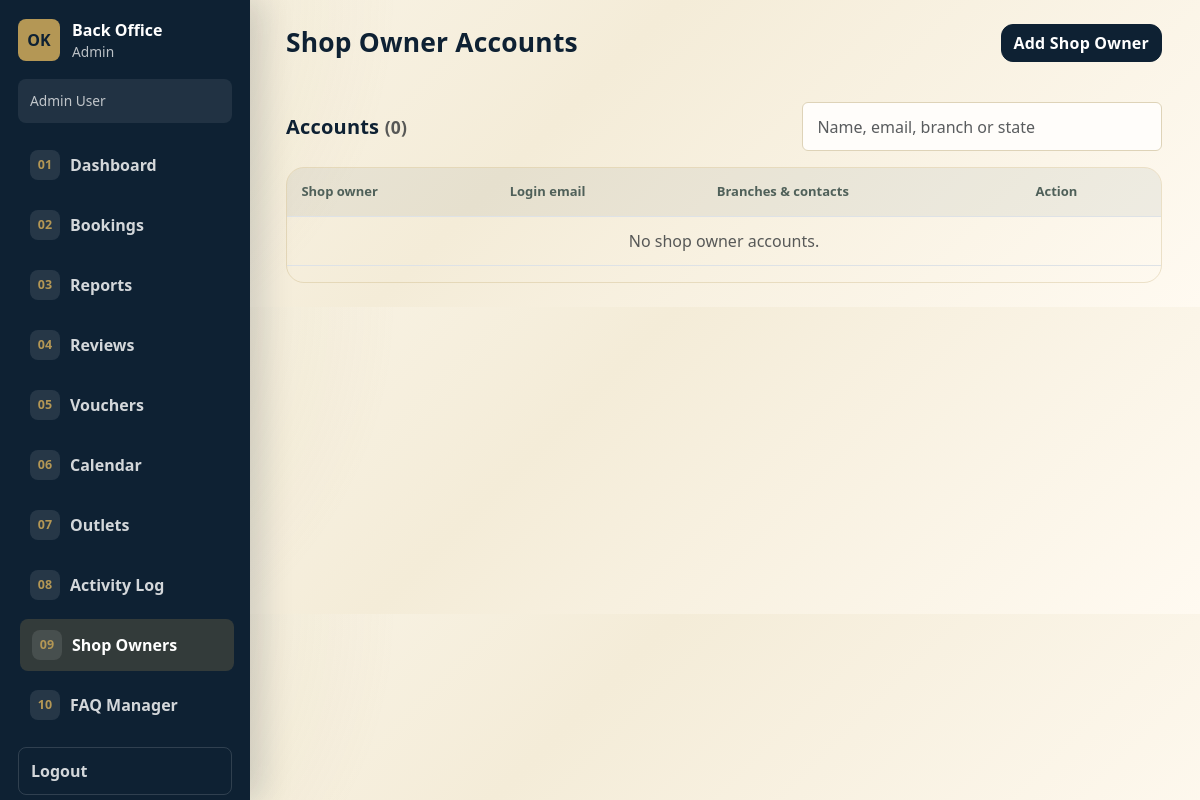
Before: /admin/shop_owners.php (signed in) with the older database file.
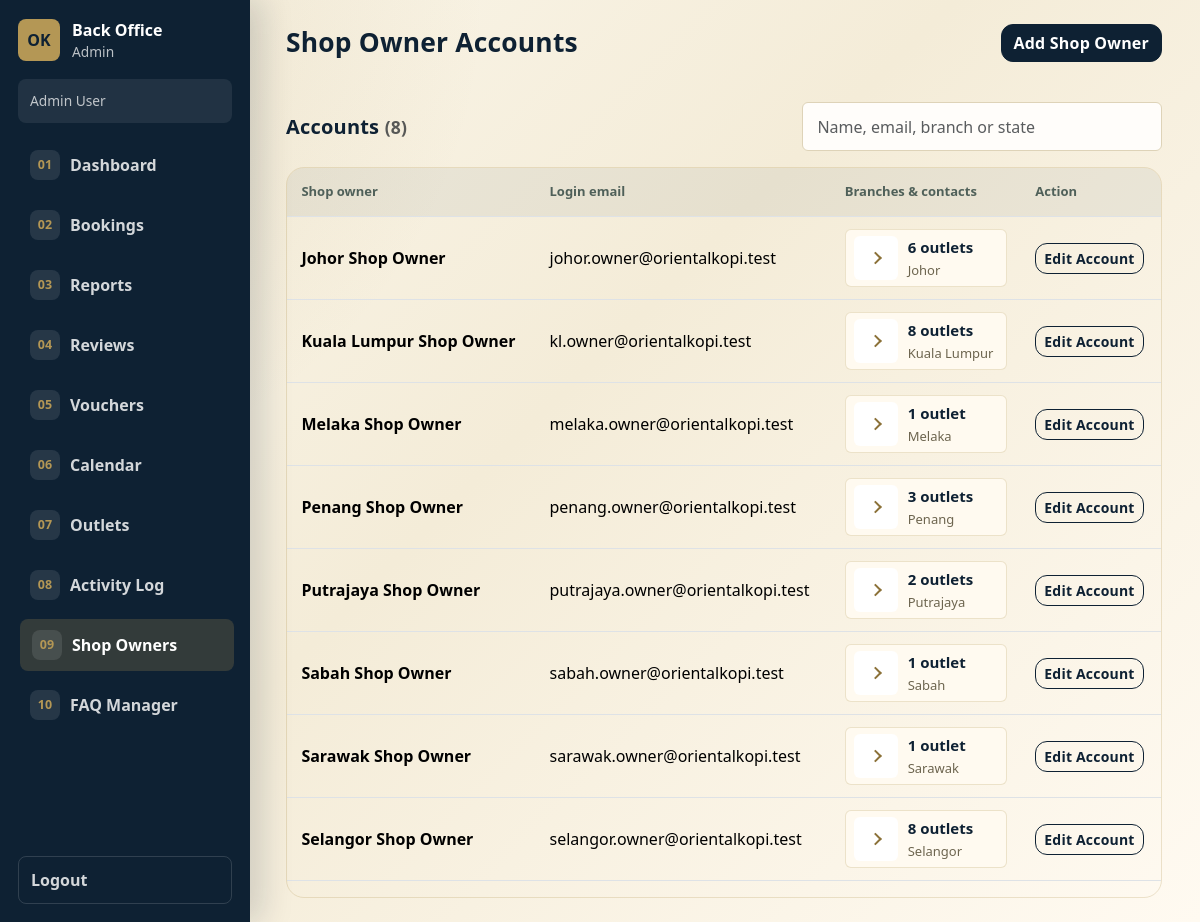
After: the same page with the newer database file.
### tables this page shows
CREATE TABLE users (
  user_id INT AUTO_INCREMENT PRIMARY KEY,
  full_name VARCHAR(100) NOT NULL,
  email VARCHAR(120) NOT NULL UNIQUE,
  phone VARCHAR(30),
  password_hash VARCHAR(255) NOT NULL,
  role ENUM('customer','admin','shop_owner') NOT NULL DEFAULT 'customer',
  created_at TIMESTAMP DEFAULT CURRENT_TIMESTAMP
);

### includes/functions.php (called while the page is built, shortened)
<?php
function h($value)
{
    return htmlspecialchars($value ?? '', ENT_QUOTES, 'UTF-8');
}

### admin/shop_owners.php (the view, shortened to what this page needs)
<?php
require_once '../includes/db.php';
require_once '../includes/functions.php';
$owners = $pdo->query("SELECT user_id,full_name,email,phone FROM users WHERE role='shop_owner' ORDER BY full_name")->fetchAll();
$assignments = [];
$rows = $pdo->query('SELECT a.user_id,o.branch_name,o.contact_phone,o.location_detail,o.is_active,s.state_name FROM shop_owner_outlets a JOIN outlets o ON o.outlet_id=a.outlet_id JOIN outlet_states s ON s.state_id=o.state_id ORDER BY s.display_order,o.branch_name')->fetchAll();
foreach ($rows as $row) $assignments[(int)$row['user_id']][] = $row;
?>
<!doctype html>
<html lang="en">
<head>
 <link href="https://cdn.jsdelivr.net/npm/bootstrap@5.3.3/dist/css/bootstrap.min.css" rel="stylesheet">
 <link rel="stylesheet" href="../assets/style.css">
 <link rel="stylesheet" href="../assets/shop_owners.css">
</head>
<body>
<?php include 'staff_sidebar.php'; ?>
<main class="container py-4 owner-management">
 <div class="d-flex justify-content-between align-items-center flex-wrap gap-3 mb-4">
  <h2 class="mb-0">Shop Owner Accounts</h2><a href="shop_owners.php?new=1#owner-form" class="btn btn-dark">Add Shop Owner</a>
 </div>
 <div class="owner-directory-heading"><h3 class="mb-0">Accounts <span class="small text-muted">(<?= count($owners) ?>)</span></h3><div><label for="owner-search" class="visually-hidden">Search accounts</label><input id="owner-search" type="search" class="form-control" placeholder="Name, email, branch or state"></div></div>
 <div class="table-responsive"><table class="table table-hover align-middle owner-directory">
  <thead><tr><th>Shop owner</th><th>Login email</th><th>Branches &amp; contacts</th><th>Action</th></tr></thead>
  <tbody><?php foreach ($owners as $owner): ?><tr class="owner-row">
   <td data-label="Shop Owner"><strong><?= h($owner['full_name']) ?></strong></td><td data-label="Login Email" class="text-break"><?= h($owner['email']) ?></td>
   <td data-label="Branches & Contact Numbers">
    <?php if (!empty($assignments[$owner['user_id']])): $branchCount = count($assignments[$owner['user_id']]); $panelId = 'owner-branches-' . (int)$owner['user_id']; ?><div class="owner-assigned owner-disclosure"><div class="owner-disclosure-heading"><button type="button" class="owner-expand" aria-expanded="false" aria-controls="<?= h($panelId) ?>" data-label="<?= h($owner['full_name']) ?> branches" aria-label="Expand <?= h($owner['full_name']) ?> branches" title="Expand branches"></button><div class="owner-disclosure-text"><strong><?= $branchCount ?> <?= $branchCount === 1 ? 'outlet' : 'outlets' ?></strong><span><?= h(implode(', ',array_unique(array_column($assignments[$owner['user_id']],'state_name')))) ?></span></div></div></div><?php endif; ?>
   </td>
   <td data-label="Action"><a class="btn btn-sm btn-outline-dark" aria-label="Edit <?= h($owner['full_name']) ?>" href="shop_owners.php?edit_id=<?= (int)$owner['user_id'] ?>#owner-form">Edit Account</a></td>
  </tr>
  <?php endforeach; ?>
  <?php if (!$owners): ?><tr><td colspan="4" class="text-muted text-center">No shop owner accounts.</td></tr><?php endif; ?>
  </tbody>
 </table></div>
</main>
</body>
</html>

### admin/staff_sidebar.php (shortened to what this page needs)
<?php
$staffSidebarPage = basename($_SERVER['SCRIPT_NAME'] ?? '');
$staffSidebarRole = $_SESSION['role'] ?? '';
$staffSidebarIsAdmin = $staffSidebarRole === 'admin';
$staffSidebarName = $_SESSION['full_name'] ?? 'Staff';
$staffSidebarLinks = [
  ['href' => 'dashboard.php', 'label' => 'Dashboard', 'icon' => '01', 'pages' => ['dashboard.php']],
  ['href' => 'bookings.php', 'label' => 'Bookings', 'icon' => '02', 'pages' => ['bookings.php', 'edit_booking.php', 'view_request.php', 'decline.php', 'cancel_no_show.php', 'view_preorder.php']],
  ['href' => 'reports.php', 'label' => 'Reports', 'icon' => '03', 'pages' => ['reports.php', 'forecast_accuracy.php']],
  ['href' => 'view_reviews.php', 'label' => 'Reviews', 'icon' => '04', 'pages' => ['view_reviews.php']],
  ['href' => 'redeem_voucher.php', 'label' => 'Vouchers', 'icon' => '05', 'pages' => ['redeem_voucher.php']],
  ['href' => 'booking_calendar.php', 'label' => 'Calendar', 'icon' => '06', 'pages' => ['booking_calendar.php']],
  ['href' => 'outlet_settings.php', 'label' => 'Outlets', 'icon' => '07', 'pages' => ['outlet_settings.php']],
  ['href' => 'activity_log.php', 'label' => 'Activity Log', 'icon' => '08', 'pages' => ['activity_log.php']],
];
if ($staffSidebarIsAdmin) {
  $staffSidebarLinks[] = ['href' => 'shop_owners.php', 'label' => 'Shop Owners', 'icon' => '09', 'pages' => ['shop_owners.php']];
  $staffSidebarLinks[] = ['href' => 'manage_faqs.php', 'label' => 'FAQ Manager', 'icon' => '10', 'pages' => ['manage_faqs.php', 'add_faq.php', 'edit_faq.php', 'delete_faq.php']];
}
?>
<aside class="staff-sidebar no-print" aria-label="Back office menu">
  <div class="staff-sidebar-brand">
    <span>OK</span>
    <div>
      <strong>Back Office</strong>
      <small><?= h($staffSidebarIsAdmin ? 'Admin' : 'Shop Owner') ?></small>
    </div>
  </div>
  <div class="staff-sidebar-user">
    <span><?= h($staffSidebarName) ?></span>
  </div>
  <nav class="staff-sidebar-nav">
    <?php foreach ($staffSidebarLinks as $link): ?>
      <?php $isActive = in_array($staffSidebarPage, $link['pages'], true); ?>
      <a href="<?= h($link['href']) ?>" class="<?= $isActive ? 'active' : '' ?>">
        <span><?= h($link['icon']) ?></span>
        <strong><?= h($link['label']) ?></strong>
      </a>
    <?php endforeach; ?>
  </nav>
  <a class="staff-sidebar-logout" href="../logout.php">Logout</a>
</aside>

### assets/style.css (style rules this page uses)
:root { --ok-navy: #0e2133; --ok-navy-2: #152d45; --ok-gold: #b49755; --ok-gold-dark: #8b7138; --ok-cream: #f6f0df; --ok-paper: #fffaf0; --ok-ink: #1b2430; --ok-muted: #6d654f; }
* { box-sizing: border-box }
body { background: radial-gradient(circle at top left, rgba(180, 151, 85, .22), transparent 32%), linear-gradient(135deg, #fbf7ec 0%, #f4ecd8 45%, #fffaf1 100%); color: var(--ok-ink); font-family: system-ui, -apple-system, BlinkMacSystemFont, "Segoe UI", sans-serif; }
main.container { max-width: 1180px }
h1, h2, h3, h4, h5 { font-weight: 800; color: var(--ok-navy); letter-spacing: .2px }
.btn { border-radius: 12px; font-weight: 700; letter-spacing: .2px }
.btn-dark { background: var(--ok-navy); border-color: var(--ok-navy) }
.btn-outline-dark { border-color: var(--ok-navy); color: var(--ok-navy) }
.form-control, .form-select { border-radius: 14px; border-color: #ded3b8; padding: .72rem .9rem; background: #fffdfa }
.table { --bs-table-bg: transparent }
.table thead th { background: rgba(14, 33, 51, .06); color: var(--ok-navy); font-size: .86rem; text-transform: uppercase; letter-spacing: .5px }
.table td, .table th { vertical-align: middle; padding: .9rem }
.table-responsive { border-radius: 18px; overflow: hidden; border: 1px solid rgba(180, 151, 85, .25) }
.staff-sidebar { display: flex; flex-direction: column; gap: 16px; padding: 18px; background: var(--ok-navy); color: #fff; box-shadow: 12px 0 30px rgba(14, 33, 51, .16); }
.staff-sidebar-brand { display: flex; align-items: center; gap: 12px; }
.staff-sidebar-brand>span { display: inline-grid; place-items: center; width: 42px; height: 42px; border-radius: 8px; background: var(--ok-gold); color: var(--ok-navy); font-weight: 900; }
.staff-sidebar-brand strong, .staff-sidebar-brand small, .staff-sidebar-user span, .staff-sidebar-nav strong { display: block; }
.staff-sidebar-brand small, .staff-sidebar-user { color: rgba(255, 255, 255, .72); font-size: .86rem; }
.staff-sidebar-user { padding: 12px; border-radius: 8px; background: rgba(255, 255, 255, .08); }
.staff-sidebar-nav { display: grid; gap: 8px; }
.staff-sidebar-nav a, .staff-sidebar-logout { display: flex; align-items: center; gap: 10px; padding: 11px 12px; border-radius: 8px; color: rgba(255, 255, 255, .82); text-decoration: none; font-weight: 800; transition: background .18s ease, color .18s ease, transform .18s ease; }
.staff-sidebar-nav a:hover, .staff-sidebar-nav a.active, .staff-sidebar-logout:hover { background: rgba(180, 151, 85, .22); color: #fff; transform: translateX(2px); }
.staff-sidebar-nav a span { display: inline-grid; place-items: center; width: 30px; height: 30px; border-radius: 8px; background: rgba(255, 255, 255, .1); color: var(--ok-gold); font-size: .78rem; flex: 0 0 30px; }
.staff-sidebar-logout { margin-top: auto; border: 1px solid rgba(255, 255, 255, .14); }
@media (min-width: 992px) { .staff-sidebar { position: fixed; inset: 0 auto 0 0; width: 250px; z-index: 1030; overflow-y: auto; } }
@media (min-width: 992px) { .staff-sidebar~main.container { max-width: calc(100% - 300px); margin-left: 274px; margin-right: 24px; } }

Changed rows visible on the page:
added users: full_name "Johor Shop Owner", email "johor.owner@orientalkopi.test", user_id "6", shows "outlets", user_id "Johor"
added users: full_name "Kuala Lumpur Shop Owner", email "kl.owner@orientalkopi.test", user_id "8", shows "outlets", user_id "Kuala Lumpur"
added users: full_name "Melaka Shop Owner", email "melaka.owner@orientalkopi.test", user_id "1", shows "outlet", user_id "Melaka"
added users: full_name "Penang Shop Owner", email "penang.owner@orientalkopi.test", user_id "3", shows "outlets", user_id "Penang"
added users: full_name "Putrajaya Shop Owner", email "putrajaya.owner@orientalkopi.test", user_id "2", shows "outlets", user_id "Putrajaya"
added users: full_name "Sabah Shop Owner", email "sabah.owner@orientalkopi.test", user_id "1", shows "outlet", user_id "Sabah"
added users: full_name "Sarawak Shop Owner", email "sarawak.owner@orientalkopi.test", user_id "1", shows "outlet", user_id "Sarawak"
added users: full_name "Selangor Shop Owner", email "selangor.owner@orientalkopi.test", user_id "8", shows "outlets", user_id "Selangor"
Other visible differences:
count($owners): "0" → "8"
text no longer shown: "No shop owner accounts."
